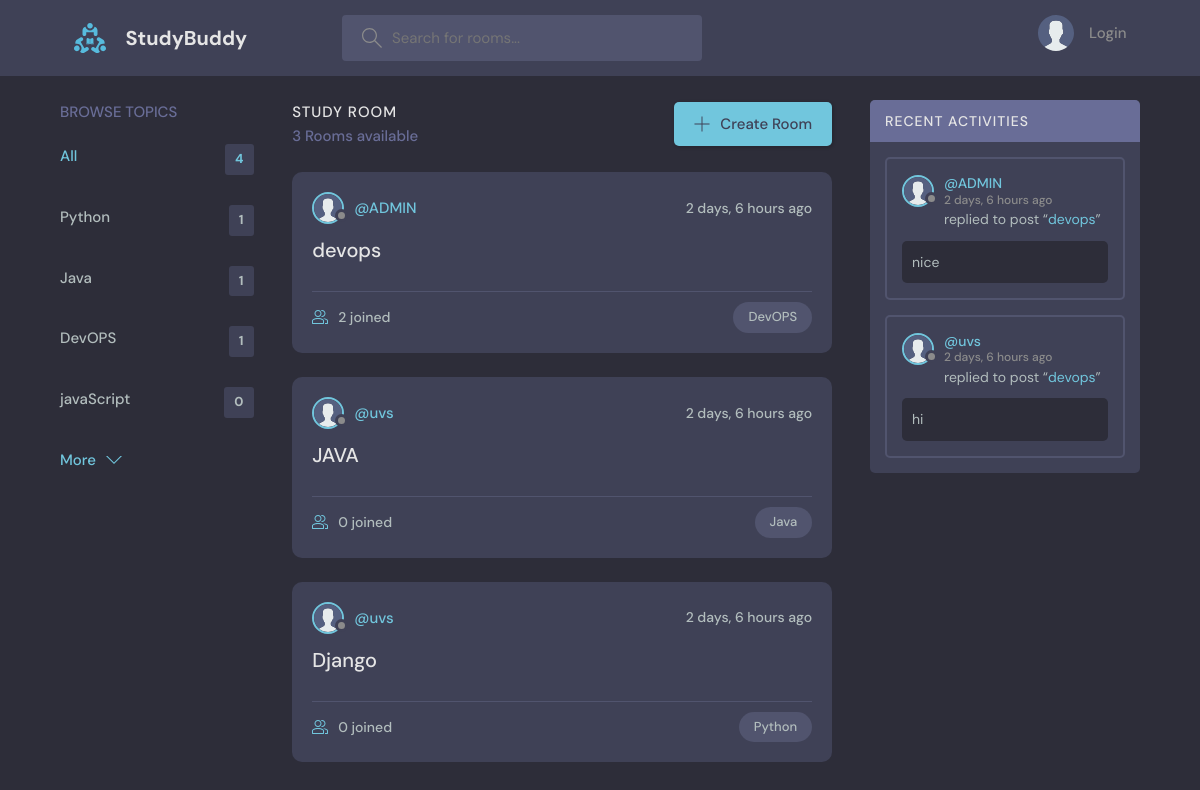
Before: / with the older database file.
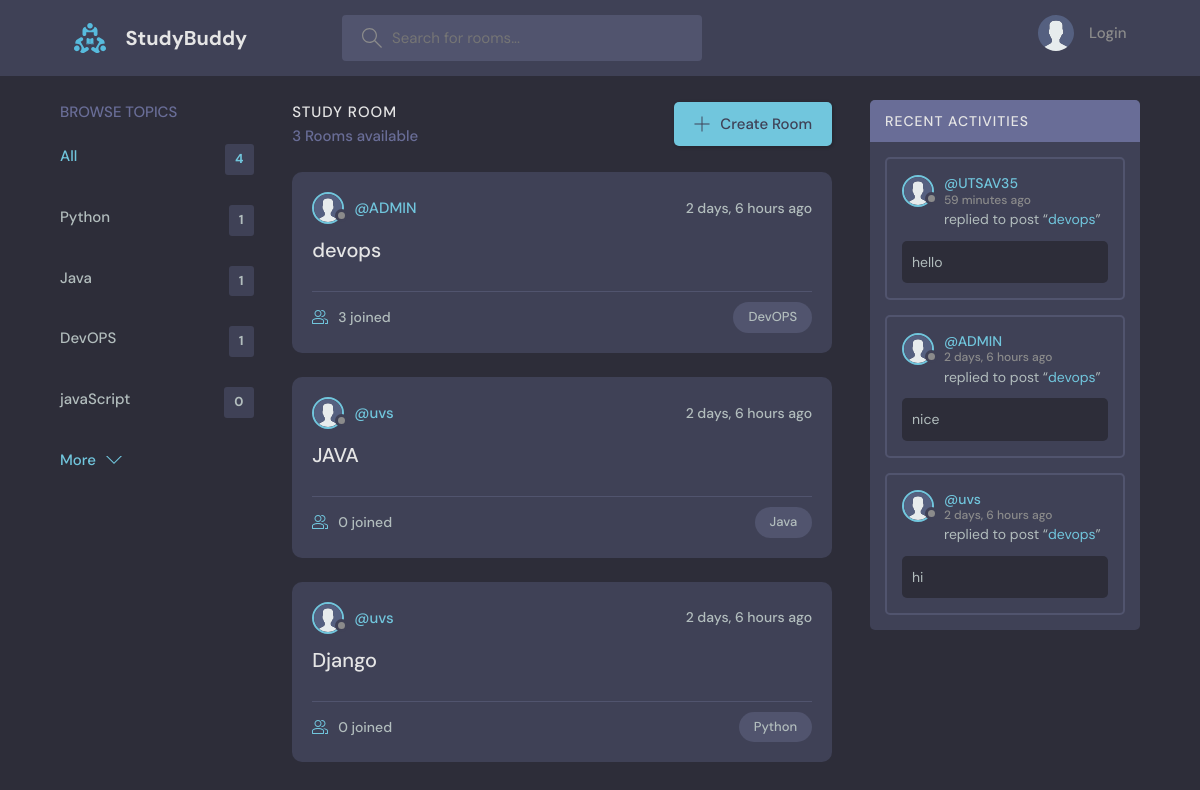
After: the same page with the newer database file.
### base/models.py (models this page shows, shortened)
class Topic(models.Model):
    name = models.CharField(max_length=200)

class Room(models.Model):
    host= models.ForeignKey(User, on_delete=models.SET_NULL , null=True)
    topic = models.ForeignKey(Topic, on_delete=models.SET_NULL , null=True)
    name = models.CharField(max_length=200)
    description = models.TextField(null=True, blank=True)
    participants = models.ManyToManyField(User, related_name='participants', blank=True)
    updated = models.DateTimeField(auto_now=True)
    created = models.DateTimeField(auto_now_add=True)
    class Meta:
        ordering = ['-updated', '-created']
    def __str__(self):
        return self.name

class User(AbstractUser):
    name = models.CharField(null=True, max_length=200)
    email = models.EmailField(unique=True, null=True)
    bio = models.TextField(null=True, blank=True)
    avatar = models.ImageField(null=True, default="avatar.svg")
    USERNAME_FIELD = 'email'
    REQUIRED_FIELDS = []
    objects = UserManager()

class Message(models.Model):
    user= models.ForeignKey(User, on_delete=models.CASCADE)
    room = models.ForeignKey(Room, on_delete=models.CASCADE)
    body = models.TextField()
    updated = models.DateTimeField(auto_now=True)
    created = models.DateTimeField(auto_now_add=True)
    class Meta:
        ordering = ['-updated', '-created']

### base/views.py (the view)
# urls.py: path('', views.home, name="home"),
def home(request):
    q= request.GET.get('q') if request.GET.get('q') != None else ''
    rooms = Room.objects.filter(
        Q(topic__name__icontains=q) |
        Q(name__icontains=q) |
        Q(description__icontains=q)
    )
    topics = Topic.objects.all()[0:5]
    room_count = rooms.count()
    room_messages = Message.objects.filter(Q(room__topic__name__icontains=q))
    context= {'rooms':rooms, 'topics': topics,'room_count':room_count, 'room_messages':room_messages}
    return render(request, 'base/home.html', context)

### base/templates/base/home.html (shortened to what this page needs)
{% extends 'main.html' %}
{% block content %}
    <main class="layout layout--3">
      <div class="container">
        {% include 'base/topics_components.html' %}
        <div class="roomList">
          <div class="roomList__header">
            <div>
              <h2>Study Room</h2>
              <p>{{room_count}} Rooms available</p>
            </div>
            <a class="btn btn--main" href="{% url 'create-room' %}">
              <svg version="1.1" xmlns="http://www.w3.org/2000/svg" width="32" height="32" viewBox="0 0 32 32">
                <title>add</title>
                <path
                  d="M16.943 0.943h-1.885v14.115h-14.115v1.885h14.115v14.115h1.885v-14.115h14.115v-1.885h-14.115v-14.115z"
                ></path>
              </svg>
              Create Room
            </a>
          </div>
          {% include 'base/feed_component.html' %}
        </div>
         {% include 'base/activity_component.html' %}
      </div>
    </main>
{% endblock %}

### base/templates/base/topics_components.html
<div class="topics">
    <div class="topics__header">
      <h2>Browse Topics</h2>
    </div>
    <ul class="topics__list">
      <li>
        <a href="{% url 'home' %}" class="active">All <span>{{topics.count}}</span></a>
      </li>
      {% for topic in topics %}
      <li>
        <a href="{% url 'home' %}?q={{topic.name}}">{{topic.name}} <span>{{topic.room_set.all.count}}</span></a>
      </li>
      {% endfor %}
    </ul>
    <a class="btn btn--link" href="{% url 'topics' %}">
      More
      <svg version="1.1" xmlns="http://www.w3.org/2000/svg" width="32" height="32" viewBox="0 0 32 32">
        <title>chevron-down</title>
        <path d="M16 21l-13-13h-3l16 16 16-16h-3l-13 13z"></path>
      </svg>
    </a>
  </div>

### base/templates/base/feed_component.html (shortened to what this page needs)
{% for room in rooms %}
<div class="roomListRoom">
    <div class="roomListRoom__header">
        {% if room.host %}
        <a href="{% url 'user-profile' room.host.id %}" class="roomListRoom__author">
            <div class="avatar avatar--small">
                <img src="{{room.host.avatar.url}}" />
            </div>
            <span>@{{room.host.username}}</span>
        </a>
        {% endif %}
        <div class="roomListRoom__actions">
            <span>{{room.created|timesince}} ago</span>
        </div>
    </div>
    <div class="roomListRoom__content">
      <a href="{% url 'room' room.id %}">{{room.name}}</a>
    </div>
    <div class="roomListRoom__meta">
      <a href="{% url 'room' room.id %}" class="roomListRoom__joined">
        {{room.participants.all.count}} joined
      </a>
      <p class="roomListRoom__topic">{{room.topic.name}}</p>
    </div>
  </div>
  {% endfor %}

### base/templates/base/activity_component.html (shortened to what this page needs)
<div class="activities">
    <div class="activities__header">
      <h2>Recent Activities</h2>
    </div>
    {% for message in room_messages %}
    <div class="activities__box">
      <div class="activities__boxHeader roomListRoom__header">
        <a href="{% url 'user-profile' message.user.id %}" class="roomListRoom__author">
          <div class="avatar avatar--small">
            <img src="{{message.user.avatar.url}}" />
          </div>
          <p>
            @{{message.user.username}}
            <span>{{message.created|timesince}} ago</span>
          </p>
        </a>
      </div>
      <div class="activities__boxContent">
        <p>replied to post “<a href="{%url 'room' message.room.id %}">{{message.room}}</a>”</p>
        <div class="activities__boxRoomContent">
          {{message.body}}
        </div>
      </div>
    </div>
    {% endfor %}
  </div>

Changed rows visible on the page:
computed for Room "devops": participants.all.count "2" → "3"
added Message: user.avatar (placeholder picture), user.username "UTSAV35", created "59 minutes", room "devops", body "hello"
